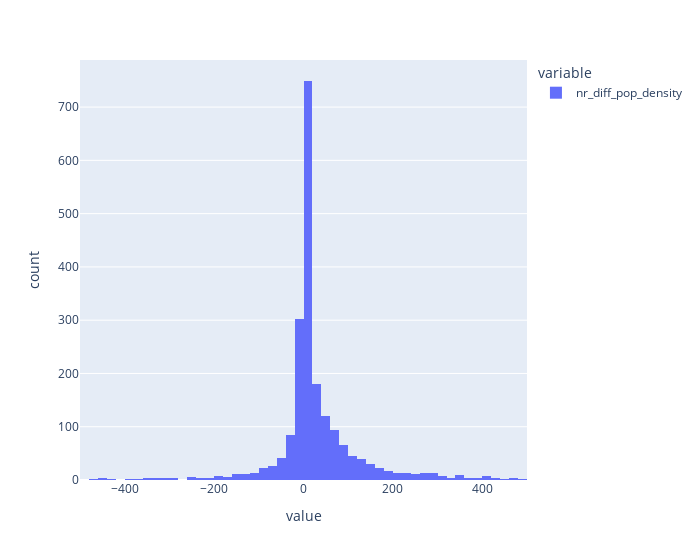

Here is the notebook cell this chart was saved with:
### Code cell
fig = px.histogram(df_merged_d["nr_diff_pop_density"] ,width=700,nbins=100,range_x=[-500, 500])#,nbins=3000)
fig.show()

### Figure 1 — Plotly figure (JSON) as saved in the notebook; plotly's stock layout.template omitted (floating-point values rounded to 4 significant figures; data arrays with more than 128 entries replaced by an {"elided": "..."} marker saying what was removed)
{"data": [{"alignmentgroup": "True", "bingroup": "x", "hovertemplate": "variable=nr_diff_pop_density<br>value=%{x}<br>count=%{y}<extra></extra>", "legendgroup": "nr_diff_pop_density", "marker": {"color": "#636efa", "pattern": {"shape": ""}}, "name": "nr_diff_pop_density", "nbinsx": 100, "offsetgroup": "nr_diff_pop_density", "orientation": "v", "showlegend": true, "type": "histogram", "x": {"elided": "2057 float values"}, "xaxis": "x", "yaxis": "y"}], "layout": {"barmode": "relative", "legend": {"title": {"text": "variable"}, "tracegroupgap": 0}, "margin": {"t": 60}, "width": 700, "xaxis": {"anchor": "y", "domain": [0, 1], "range": [-500, 500], "title": {"text": "value"}}, "yaxis": {"anchor": "x", "domain": [0, 1], "title": {"text": "count"}}}}
